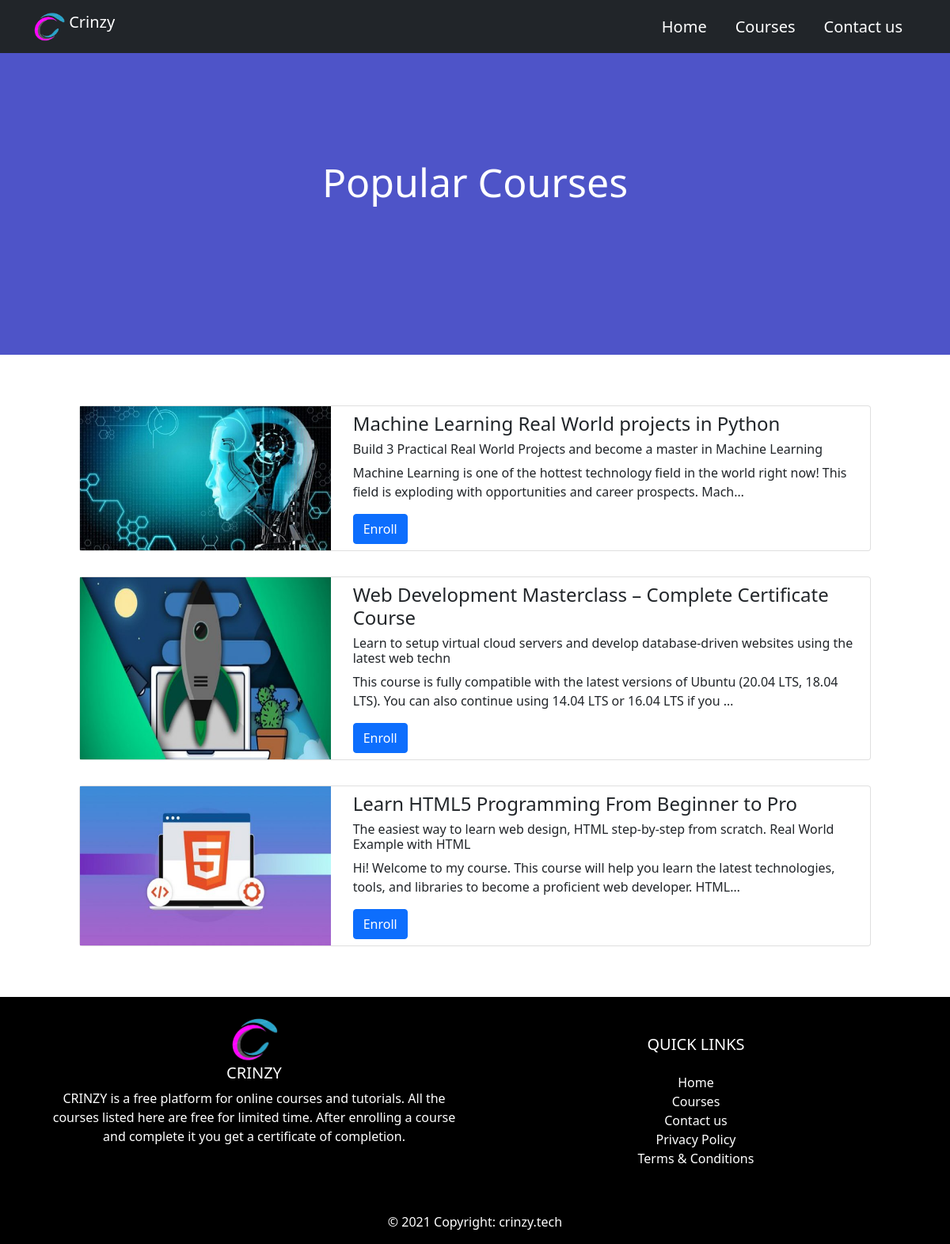
The page / on the database its author committed.
### mainpage/models.py (models this page shows, shortened)
class Courses(models.Model):
    title = models.TextField()
    subtitle = models.TextField(default = "")
    description = models.TextField()
    image = models.ImageField(upload_to = 'img/images/')
    url = models.URLField(blank = True)
    popular = models.BooleanField(default = False)
    dateofcourse = models.DateTimeField(default = datetime.now())

### mainpage/views.py (the view)
# urls.py: path('',views.test,name = 'test'),
def test(request):
    course = Courses.objects.filter(popular = True)[::-1]
    return render(request,'resources/testtemp.html',{'course' : course,"data":dat})

### mainpage/templates/resources/testtemp.html (shortened to what this page needs)
{% extends 'resources/basic.html' %} {% block content %} {% load static %}
<div class="back-hd">
    <div class="context">
        <h1> Popular Courses</h1>
    </div>
    <div class="area">
        <ul class="circles">
        </ul>
    </div>
</div>
<div class="container-fluid my-5">
    {% for cour in course %}
    <div class="container-fluid py-3">
        <div class="card mx-auto" data-aos="fade-up">
            <div class="row ">
                <div class="col-md-6 col-lg-4">
                    <img src="{{ cour.image.url }}" class="w-100 h-100">
                </div>
                <div class="col-md-6 col-lg-8  py-2">
                    <div class="card-block px-1">
                        <h4 class="card-title">{{ cour.title }}</h4>
                        <h6 class="card-title">{{ cour.subtitle }}</h6>
                        <p class="card-text">{{ cour.description|safe|truncatechars:150 }}</p>
                        <a href="{%url 'blog' cour.id %}#courses" class="btn btn-primary">Enroll</a>
                    </div>
                </div>
            </div>
        </div>
    </div>
    {% endfor %}
</div>
{% endblock %}

### mainpage/static/main.css (style rules this page uses)
.card { max-width: 1000px!important; }
.context { width: 100%; position: absolute; top: 25vh; }
.context h1 { text-align: center; color: #fff; font-size: 50px; }
.area { background: #4e54c8; background: -webkit-linear-gradient(to left, #8f94fb, #4e54c8); width: 100%; height: 50vh; }
.circles { position: absolute; top: 0; left: 0; width: 100%; height: 100%; overflow: hidden; }

### rows shown on the page
Courses: image (picture), title "Machine Learning Real World projects in Python", subtitle "Build 3 Practical Real World Projects and become a master in Machine Learning", description "Machine Learning is one of the hottest technology field in the world right now! This field is exploding with opportunities and career prospects. Mach…"
Courses: image (picture), title "Web Development Masterclass – Complete Certificate Course", subtitle "Learn to setup virtual cloud servers and develop database-driven websites using the latest web techn", description "This course is fully compatible with the latest versions of Ubuntu (20.04 LTS, 18.04 LTS). You can also continue using 14.04 LTS or 16.04 LTS if you …"
Courses: image (picture), title "Learn HTML5 Programming From Beginner to Pro", subtitle "The easiest way to learn web design, HTML step-by-step from scratch. Real World Example with HTML", description "Hi! Welcome to my course. This course will help you learn the latest technologies, tools, and libraries to become a proficient web developer. HTML…"
